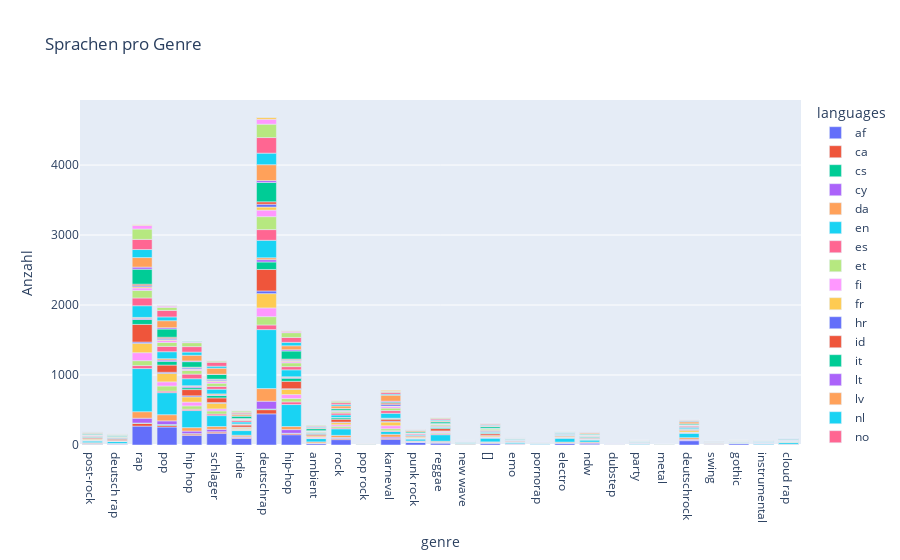

The notebook cell this image was saved under:
### Code cell
genre_languages_count = non_ger_df.explode('languages').groupby(['genre', 'languages']).size().reset_index(name='count')

fig = px.bar(genre_languages_count, x='genre', y='count', color='languages', title='Sprachen pro Genre',
             category_orders={'genre': df['genre'].unique()},
             labels={'count': 'Anzahl'})
fig.show()
fig.write_html("../images/language_per_genre.html")

### Figure 1 — Plotly figure (JSON) as saved in the notebook; plotly's stock layout.template omitted (floating-point values rounded to 4 significant figures)
{"data": [{"alignmentgroup": "True", "hovertemplate": "languages=af<br>genre=%{x}<br>Anzahl=%{y}<extra></extra>", "legendgroup": "af", "marker": {"color": "#636efa", "pattern": {"shape": ""}}, "name": "af", "offsetgroup": "af", "orientation": "v", "showlegend": true, "textposition": "auto", "type": "bar", "x": ["[]", "ambient", "cloud rap", "deutsch rap", "deutschrap", "deutschrock", "dubstep", "electro", "emo", "gothic", "hip hop", "hip-hop", "indie", "instrumental", "karneval", "metal", "ndw", "new wave", "party", "pop", "pop rock", "pornorap", "post-rock", "punk rock", "rap", "reggae", "rock", "schlager", "swing"], "xaxis": "x", "y": [26, 20, 6, 13, 445, 62, 2, 25, 7, 19, 137, 147, 95, 8, 82, 2, 16, 4, 4, 257, 2, 5, 9, 38, 270, 28, 77, 167, 9], "yaxis": "y"}, {"alignmentgroup": "True", "hovertemplate": "languages=ca<br>genre=%{x}<br>Anzahl=%{y}<extra></extra>", "legendgroup": "ca", "marker": {"color": "#EF553B", "pattern": {"shape": ""}}, "name": "ca", "offsetgroup": "ca", "orientation": "v", "showlegend": true, "textposition": "auto", "type": "bar", "x": ["[]", "ambient", "deutsch rap", "deutschrap", "deutschrock", "dubstep", "electro", "emo", "hip hop", "hip-hop", "indie", "instrumental", "karneval", "ndw", "party", "pop", "pornorap", "post-rock", "punk rock", "rap", "reggae", "rock", "schlager"], "xaxis": "x", "y": [4, 5, 2, 60, 2, 1, 1, 2, 19, 17, 10, 1, 13, 1, 1, 23, 2, 4, 2, 39, 5, 14, 19], "yaxis": "y"}, {"alignmentgroup": "True", "hovertemplate": "languages=cs<br>genre=%{x}<br>Anzahl=%{y}<extra></extra>", "legendgroup": "cs", "marker": {"color": "#00cc96", "pattern": {"shape": ""}}, "name": "cs", "offsetgroup": "cs", "orientation": "v", "showlegend": true, "textposition": "auto", "type": "bar", "x": ["[]", "deutsch rap", "deutschrap", "deutschrock", "dubstep", "gothic", "hip hop", "hip-hop", "indie", "party", "pop", "post-rock", "punk rock", "rap", "reggae", "rock", "schlager"], "xaxis": "x", "y": [2, 1, 9, 1, 1, 2, 7, 4, 2, 1, 13, 3, 1, 5, 1, 5, 3], "yaxis": "y"}, {"alignmentgroup": "True", "hovertemplate": "languages=cy<br>genre=%{x}<br>Anzahl=%{y}<extra></extra>", "legendgroup": "cy", "marker": {"color": "#ab63fa", "pattern": {"shape": ""}}, "name": "cy", "offsetgroup": "cy", "orientation": "v", "showlegend": true, "textposition": "auto", "type": "bar", "x": ["[]", "ambient", "cloud rap", "deutsch rap", "deutschrap", "deutschrock", "dubstep", "electro", "emo", "hip hop", "hip-hop", "indie", "karneval", "metal", "ndw", "new wave", "party", "pop", "pop rock", "pornorap", "post-rock", "punk rock", "rap", "reggae", "rock", "schlager", "swing"], "xaxis": "x", "y": [5, 2, 3, 3, 112, 16, 2, 5, 4, 36, 52, 11, 18, 1, 14, 2, 2, 52, 1, 1, 8, 9, 69, 7, 11, 35, 2], "yaxis": "y"}, {"alignmentgroup": "True", "hovertemplate": "languages=da<br>genre=%{x}<br>Anzahl=%{y}<extra></extra>", "legendgroup": "da", "marker": {"color": "#FFA15A", "pattern": {"shape": ""}}, "name": "da", "offsetgroup": "da", "orientation": "v", "showlegend": true, "textposition": "auto", "type": "bar", "x": ["[]", "ambient", "cloud rap", "deutsch rap", "deutschrap", "deutschrock", "dubstep", "electro", "emo", "gothic", "hip hop", "hip-hop", "indie", "karneval", "ndw", "new wave", "party", "pop", "pop rock", "pornorap", "post-rock", "punk rock", "rap", "reggae", "rock", "schlager", "swing"], "xaxis": "x", "y": [8, 18, 4, 4, 180, 24, 1, 11, 6, 5, 49, 44, 22, 40, 11, 7, 2, 88, 1, 1, 10, 8, 93, 13, 31, 40, 4], "yaxis": "y"}, {"alignmentgroup": "True", "hovertemplate": "languages=en<br>genre=%{x}<br>Anzahl=%{y}<extra></extra>", "legendgroup": "en", "marker": {"color": "#19d3f3", "pattern": {"shape": ""}}, "name": "en", "offsetgroup": "en", "orientation": "v", "showlegend": true, "textposition": "auto", "type": "bar", "x": ["[]", "ambient", "cloud rap", "deutsch rap", "deutschrap", "deutschrock", "dubstep", "electro", "emo", "gothic", "hip hop", "hip-hop", "indie", "instrumental", "karneval", "metal", "ndw", "new wave", "party", "pop", "pop rock", "pornorap", "post-rock", "punk rock", "rap", "reggae", "rock", "schlager", "swing"], "xaxis": "x", "y": [54, 47, 24, 28, 843, 65, 2, 56, 22, 4, 244, 314, 66, 13, 41, 1, 28, 13, 8, 315, 1, 7, 23, 28, 616, 93, 93, 156, 3], "yaxis": "y"}, {"alignmentgroup": "True", "hovertemplate": "languages=es<br>genre=%{x}<br>Anzahl=%{y}<extra></extra>", "legendgroup": "es", "marker": {"color": "#FF6692", "pattern": {"shape": ""}}, "name": "es", "offsetgroup": "es", "orientation": "v", "showlegend": true, "textposition": "auto", "type": "bar", "x": ["[]", "ambient", "cloud rap", "deutsch rap", "deutschrap", "deutschrock", "electro", "emo", "hip hop", "hip-hop", "indie", "instrumental", "karneval", "party", "pop", "post-rock", "punk rock", "rap", "reggae", "rock", "schlager"], "xaxis": "x", "y": [3, 6, 2, 3, 66, 2, 3, 2, 19, 38, 5, 2, 10, 4, 22, 4, 3, 43, 13, 12, 23], "yaxis": "y"}, {"alignmentgroup": "True", "hovertemplate": "languages=et<br>genre=%{x}<br>Anzahl=%{y}<extra></extra>", "legendgroup": "et", "marker": {"color": "#B6E880", "pattern": {"shape": ""}}, "name": "et", "offsetgroup": "et", "orientation": "v", "showlegend": true, "textposition": "auto", "type": "bar", "x": ["[]", "ambient", "cloud rap", "deutsch rap", "deutschrap", "deutschrock", "electro", "emo", "gothic", "hip hop", "hip-hop", "indie", "karneval", "metal", "ndw", "new wave", "party", "pop", "pop rock", "pornorap", "post-rock", "punk rock", "rap", "reggae", "rock", "schlager", "swing"], "xaxis": "x", "y": [6, 4, 7, 4, 119, 6, 7, 1, 2, 48, 49, 14, 29, 1, 11, 3, 4, 73, 1, 4, 9, 7, 70, 14, 25, 44, 1], "yaxis": "y"}, {"alignmentgroup": "True", "hovertemplate": "languages=fi<br>genre=%{x}<br>Anzahl=%{y}<extra></extra>", "legendgroup": "fi", "marker": {"color": "#FF97FF", "pattern": {"shape": ""}}, "name": "fi", "offsetgroup": "fi", "orientation": "v", "showlegend": true, "textposition": "auto", "type": "bar", "x": ["[]", "ambient", "cloud rap", "deutsch rap", "deutschrap", "deutschrock", "dubstep", "electro", "emo", "gothic", "hip hop", "hip-hop", "indie", "instrumental", "karneval", "ndw", "new wave", "party", "pop", "post-rock", "punk rock", "rap", "reggae", "rock", "schlager", "swing"], "xaxis": "x", "y": [8, 11, 5, 2, 125, 6, 1, 4, 3, 1, 54, 56, 9, 4, 43, 4, 2, 3, 59, 2, 4, 114, 13, 22, 29, 1], "yaxis": "y"}, {"alignmentgroup": "True", "hovertemplate": "languages=fr<br>genre=%{x}<br>Anzahl=%{y}<extra></extra>", "legendgroup": "fr", "marker": {"color": "#FECB52", "pattern": {"shape": ""}}, "name": "fr", "offsetgroup": "fr", "orientation": "v", "showlegend": true, "textposition": "auto", "type": "bar", "x": ["[]", "ambient", "cloud rap", "deutsch rap", "deutschrap", "deutschrock", "dubstep", "electro", "emo", "gothic", "hip hop", "hip-hop", "indie", "instrumental", "karneval", "ndw", "new wave", "party", "pop", "pop rock", "pornorap", "post-rock", "punk rock", "rap", "reggae", "rock", "schlager", "swing"], "xaxis": "x", "y": [15, 19, 4, 3, 204, 24, 1, 13, 6, 3, 75, 76, 19, 5, 52, 4, 5, 5, 121, 2, 3, 14, 15, 134, 11, 30, 81, 6], "yaxis": "y"}, {"alignmentgroup": "True", "hovertemplate": "languages=hr<br>genre=%{x}<br>Anzahl=%{y}<extra></extra>", "legendgroup": "hr", "marker": {"color": "#636efa", "pattern": {"shape": ""}}, "name": "hr", "offsetgroup": "hr", "orientation": "v", "showlegend": true, "textposition": "auto", "type": "bar", "x": ["[]", "ambient", "deutsch rap", "deutschrap", "deutschrock", "emo", "gothic", "hip hop", "hip-hop", "indie", "karneval", "ndw", "new wave", "party", "pop", "post-rock", "punk rock", "rap", "reggae", "rock", "schlager"], "xaxis": "x", "y": [5, 1, 1, 38, 1, 1, 1, 15, 7, 3, 12, 5, 2, 1, 16, 3, 2, 18, 3, 7, 9], "yaxis": "y"}, {"alignmentgroup": "True", "hovertemplate": "languages=id<br>genre=%{x}<br>Anzahl=%{y}<extra></extra>", "legendgroup": "id", "marker": {"color": "#EF553B", "pattern": {"shape": ""}}, "name": "id", "offsetgroup": "id", "orientation": "v", "showlegend": true, "textposition": "auto", "type": "bar", "x": ["[]", "ambient", "deutsch rap", "deutschrap", "deutschrock", "dubstep", "electro", "emo", "gothic", "hip hop", "hip-hop", "indie", "instrumental", "karneval", "metal", "ndw", "new wave", "party", "pop", "pop rock", "pornorap", "post-rock", "punk rock", "rap", "reggae", "rock", "schlager", "swing"], "xaxis": "x", "y": [24, 20, 20, 307, 14, 1, 10, 9, 3, 89, 106, 29, 2, 29, 1, 8, 2, 4, 103, 1, 1, 12, 14, 252, 34, 41, 67, 3], "yaxis": "y"}, {"alignmentgroup": "True", "hovertemplate": "languages=it<br>genre=%{x}<br>Anzahl=%{y}<extra></extra>", "legendgroup": "it", "marker": {"color": "#00cc96", "pattern": {"shape": ""}}, "name": "it", "offsetgroup": "it", "orientation": "v", "showlegend": true, "textposition": "auto", "type": "bar", "x": ["[]", "ambient", "cloud rap", "deutsch rap", "deutschrap", "deutschrock", "electro", "emo", "gothic", "hip hop", "hip-hop", "indie", "instrumental", "karneval", "ndw", "new wave", "party", "pop", "pornorap", "post-rock", "rap", "reggae", "rock", "schlager", "swing"], "xaxis": "x", "y": [12, 8, 2, 4, 107, 7, 3, 4, 3, 27, 44, 10, 2, 8, 13, 3, 4, 54, 4, 12, 70, 15, 22, 34, 2], "yaxis": "y"}, {"alignmentgroup": "True", "hovertemplate": "languages=lt<br>genre=%{x}<br>Anzahl=%{y}<extra></extra>", "legendgroup": "lt", "marker": {"color": "#ab63fa", "pattern": {"shape": ""}}, "name": "lt", "offsetgroup": "lt", "orientation": "v", "showlegend": true, "textposition": "auto", "type": "bar", "x": ["[]", "cloud rap", "deutschrap", "deutschrock", "electro", "emo", "gothic", "hip hop", "hip-hop", "indie", "karneval", "pop", "rap", "reggae", "rock", "schlager"], "xaxis": "x", "y": [1, 1, 33, 2, 1, 2, 2, 19, 12, 2, 3, 18, 17, 1, 1, 9], "yaxis": "y"}, {"alignmentgroup": "True", "hovertemplate": "languages=lv<br>genre=%{x}<br>Anzahl=%{y}<extra></extra>", "legendgroup": "lv", "marker": {"color": "#FFA15A", "pattern": {"shape": ""}}, "name": "lv", "offsetgroup": "lv", "orientation": "v", "showlegend": true, "textposition": "auto", "type": "bar", "x": ["[]", "deutschrap", "deutschrock", "electro", "gothic", "hip hop", "hip-hop", "indie", "karneval", "ndw", "party", "pop", "pornorap", "post-rock", "punk rock", "rap", "reggae", "rock", "schlager", "swing"], "xaxis": "x", "y": [6, 27, 1, 1, 3, 9, 9, 4, 3, 1, 2, 19, 1, 3, 1, 13, 1, 3, 14, 1], "yaxis": "y"}, {"alignmentgroup": "True", "hovertemplate": "languages=nl<br>genre=%{x}<br>Anzahl=%{y}<extra></extra>", "legendgroup": "nl", "marker": {"color": "#19d3f3", "pattern": {"shape": ""}}, "name": "nl", "offsetgroup": "nl", "orientation": "v", "showlegend": true, "textposition": "auto", "type": "bar", "x": ["[]", "ambient", "cloud rap", "deutsch rap", "deutschrap", "deutschrock", "electro", "emo", "gothic", "hip hop", "hip-hop", "indie", "instrumental", "karneval", "metal", "ndw", "new wave", "party", "pop", "pop rock", "pornorap", "post-rock", "punk rock", "rap", "reggae", "rock", "schlager", "swing"], "xaxis": "x", "y": [16, 9, 2, 9, 250, 20, 13, 4, 4, 100, 99, 28, 6, 70, 1, 6, 4, 4, 100, 1, 1, 7, 12, 167, 12, 35, 67, 6], "yaxis": "y"}, {"alignmentgroup": "True", "hovertemplate": "languages=no<br>genre=%{x}<br>Anzahl=%{y}<extra></extra>", "legendgroup": "no", "marker": {"color": "#FF6692", "pattern": {"shape": ""}}, "name": "no", "offsetgroup": "no", "orientation": "v", "showlegend": true, "textposition": "auto", "type": "bar", "x": ["[]", "ambient", "deutsch rap", "deutschrap", "deutschrock", "dubstep", "electro", "emo", "gothic", "hip hop", "hip-hop", "indie", "instrumental", "karneval", "metal", "ndw", "new wave", "pop", "pop rock", "pornorap", "post-rock", "punk rock", "rap", "reggae", "rock", "schlager", "swing"], "xaxis": "x", "y": [14, 9, 10, 153, 17, 1, 5, 3, 4, 66, 46, 22, 2, 39, 1, 6, 2, 76, 1, 4, 9, 13, 111, 11, 27, 40, 3], "yaxis": "y"}, {"alignmentgroup": "True", "hovertemplate": "languages=pl<br>genre=%{x}<br>Anzahl=%{y}<extra></extra>", "legendgroup": "pl", "marker": {"color": "#B6E880", "pattern": {"shape": ""}}, "name": "pl", "offsetgroup": "pl", "orientation": "v", "showlegend": true, "textposition": "auto", "type": "bar", "x": ["[]", "ambient", "cloud rap", "deutsch rap", "deutschrap", "deutschrock", "electro", "emo", "gothic", "hip hop", "hip-hop", "indie", "instrumental", "karneval", "metal", "ndw", "new wave", "party", "pop", "post-rock", "punk rock", "rap", "reggae", "rock", "schlager", "swing"], "xaxis": "x", "y": [19, 13, 6, 8, 185, 8, 4, 2, 1, 53, 54, 11, 5, 36, 1, 12, 3, 1, 56, 2, 10, 108, 18, 17, 46, 2], "yaxis": "y"}, {"alignmentgroup": "True", "hovertemplate": "languages=pt<br>genre=%{x}<br>Anzahl=%{y}<extra></extra>", "legendgroup": "pt", "marker": {"color": "#FF97FF", "pattern": {"shape": ""}}, "name": "pt", "offsetgroup": "pt", "orientation": "v", "showlegend": true, "textposition": "auto", "type": "bar", "x": ["[]", "ambient", "cloud rap", "deutsch rap", "deutschrap", "deutschrock", "electro", "emo", "hip hop", "hip-hop", "indie", "karneval", "ndw", "new wave", "party", "pop", "pornorap", "post-rock", "punk rock", "rap", "reggae", "rock", "schlager", "swing"], "xaxis": "x", "y": [6, 7, 2, 6, 93, 7, 3, 1, 17, 21, 8, 25, 2, 1, 1, 29, 1, 4, 5, 35, 3, 7, 24, 1], "yaxis": "y"}, {"alignmentgroup": "True", "hovertemplate": "languages=ro<br>genre=%{x}<br>Anzahl=%{y}<extra></extra>", "legendgroup": "ro", "marker": {"color": "#FECB52", "pattern": {"shape": ""}}, "name": "ro", "offsetgroup": "ro", "orientation": "v", "showlegend": true, "textposition": "auto", "type": "bar", "x": ["[]", "ambient", "cloud rap", "deutschrap", "deutschrock", "hip hop", "hip-hop", "indie", "karneval", "ndw", "new wave", "pop", "post-rock", "punk rock", "rap", "reggae", "rock", "schlager"], "xaxis": "x", "y": [3, 2, 1, 44, 2, 6, 14, 2, 4, 3, 2, 12, 5, 2, 17, 3, 4, 13], "yaxis": "y"}, {"alignmentgroup": "True", "hovertemplate": "languages=sk<br>genre=%{x}<br>Anzahl=%{y}<extra></extra>", "legendgroup": "sk", "marker": {"color": "#636efa", "pattern": {"shape": ""}}, "name": "sk", "offsetgroup": "sk", "orientation": "v", "showlegend": true, "textposition": "auto", "type": "bar", "x": ["[]", "ambient", "cloud rap", "deutsch rap", "deutschrap", "electro", "emo", "hip hop", "hip-hop", "indie", "instrumental", "karneval", "ndw", "new wave", "party", "pop", "post-rock", "rap", "reggae", "rock", "schlager"], "xaxis": "x", "y": [2, 2, 3, 1, 40, 2, 2, 17, 9, 4, 5, 23, 1, 1, 2, 17, 3, 16, 5, 8, 17], "yaxis": "y"}, {"alignmentgroup": "True", "hovertemplate": "languages=sl<br>genre=%{x}<br>Anzahl=%{y}<extra></extra>", "legendgroup": "sl", "marker": {"color": "#EF553B", "pattern": {"shape": ""}}, "name": "sl", "offsetgroup": "sl", "orientation": "v", "showlegend": true, "textposition": "auto", "type": "bar", "x": ["[]", "ambient", "cloud rap", "deutsch rap", "deutschrap", "deutschrock", "emo", "hip hop", "hip-hop", "indie", "karneval", "metal", "party", "pop", "post-rock", "rap", "reggae", "rock", "schlager"], "xaxis": "x", "y": [1, 2, 1, 2, 35, 3, 1, 6, 10, 3, 19, 1, 1, 17, 3, 21, 3, 4, 4], "yaxis": "y"}, {"alignmentgroup": "True", "hovertemplate": "languages=so<br>genre=%{x}<br>Anzahl=%{y}<extra></extra>", "legendgroup": "so", "marker": {"color": "#00cc96", "pattern": {"shape": ""}}, "name": "so", "offsetgroup": "so", "orientation": "v", "showlegend": true, "textposition": "auto", "type": "bar", "x": ["[]", "ambient", "cloud rap", "deutsch rap", "deutschrap", "deutschrock", "electro", "emo", "gothic", "hip hop", "hip-hop", "indie", "instrumental", "karneval", "ndw", "party", "pop", "pop rock", "pornorap", "post-rock", "punk rock", "rap", "reggae", "rock", "schlager", "swing"], "xaxis": "x", "y": [23, 28, 11, 13, 276, 14, 8, 7, 1, 79, 115, 34, 2, 14, 12, 3, 117, 2, 1, 10, 16, 214, 23, 23, 67, 7], "yaxis": "y"}, {"alignmentgroup": "True", "hovertemplate": "languages=sq<br>genre=%{x}<br>Anzahl=%{y}<extra></extra>", "legendgroup": "sq", "marker": {"color": "#ab63fa", "pattern": {"shape": ""}}, "name": "sq", "offsetgroup": "sq", "orientation": "v", "showlegend": true, "textposition": "auto", "type": "bar", "x": ["[]", "ambient", "cloud rap", "deutschrap", "electro", "hip hop", "hip-hop", "indie", "karneval", "ndw", "new wave", "party", "pop", "rap", "reggae", "rock", "schlager"], "xaxis": "x", "y": [5, 6, 2, 27, 3, 10, 18, 3, 13, 1, 1, 1, 19, 30, 6, 4, 3], "yaxis": "y"}, {"alignmentgroup": "True", "hovertemplate": "languages=sv<br>genre=%{x}<br>Anzahl=%{y}<extra></extra>", "legendgroup": "sv", "marker": {"color": "#FFA15A", "pattern": {"shape": ""}}, "name": "sv", "offsetgroup": "sv", "orientation": "v", "showlegend": true, "textposition": "auto", "type": "bar", "x": ["[]", "ambient", "cloud rap", "deutsch rap", "deutschrap", "deutschrock", "dubstep", "electro", "emo", "gothic", "hip hop", "hip-hop", "indie", "instrumental", "karneval", "ndw", "new wave", "party", "pop", "pop rock", "pornorap", "post-rock", "punk rock", "rap", "reggae", "rock", "schlager", "swing"], "xaxis": "x", "y": [8, 11, 5, 5, 227, 26, 1, 5, 6, 4, 81, 57, 24, 3, 86, 13, 4, 2, 100, 2, 2, 11, 18, 136, 12, 35, 86, 4], "yaxis": "y"}, {"alignmentgroup": "True", "hovertemplate": "languages=sw<br>genre=%{x}<br>Anzahl=%{y}<extra></extra>", "legendgroup": "sw", "marker": {"color": "#19d3f3", "pattern": {"shape": ""}}, "name": "sw", "offsetgroup": "sw", "orientation": "v", "showlegend": true, "textposition": "auto", "type": "bar", "x": ["[]", "ambient", "cloud rap", "deutsch rap", "deutschrap", "deutschrock", "electro", "emo", "gothic", "hip hop", "hip-hop", "indie", "instrumental", "karneval", "ndw", "new wave", "party", "pop", "pornorap", "post-rock", "punk rock", "rap", "reggae", "rock", "schlager", "swing"], "xaxis": "x", "y": [9, 13, 1, 6, 165, 10, 3, 3, 2, 46, 49, 8, 2, 15, 6, 2, 1, 54, 1, 5, 5, 115, 13, 20, 29, 1], "yaxis": "y"}, {"alignmentgroup": "True", "hovertemplate": "languages=tl<br>genre=%{x}<br>Anzahl=%{y}<extra></extra>", "legendgroup": "tl", "marker": {"color": "#FF6692", "pattern": {"shape": ""}}, "name": "tl", "offsetgroup": "tl", "orientation": "v", "showlegend": true, "textposition": "auto", "type": "bar", "x": ["[]", "ambient", "cloud rap", "deutsch rap", "deutschrap", "deutschrock", "electro", "emo", "gothic", "hip hop", "hip-hop", "indie", "instrumental", "karneval", "metal", "ndw", "new wave", "party", "pop", "pornorap", "post-rock", "punk rock", "rap", "reggae", "rock", "schlager", "swing"], "xaxis": "x", "y": [12, 10, 2, 5, 223, 12, 4, 1, 1, 78, 70, 18, 2, 25, 1, 7, 1, 4, 93, 3, 7, 5, 145, 17, 26, 56, 1], "yaxis": "y"}, {"alignmentgroup": "True", "hovertemplate": "languages=tr<br>genre=%{x}<br>Anzahl=%{y}<extra></extra>", "legendgroup": "tr", "marker": {"color": "#B6E880", "pattern": {"shape": ""}}, "name": "tr", "offsetgroup": "tr", "orientation": "v", "showlegend": true, "textposition": "auto", "type": "bar", "x": ["[]", "ambient", "cloud rap", "deutsch rap", "deutschrap", "deutschrock", "dubstep", "electro", "emo", "gothic", "hip hop", "hip-hop", "indie", "instrumental", "karneval", "metal", "ndw", "party", "pop", "pornorap", "post-rock", "punk rock", "rap", "reggae", "rock", "schlager"], "xaxis": "x", "y": [11, 12, 2, 5, 191, 6, 1, 4, 3, 2, 56, 68, 20, 2, 13, 2, 2, 2, 44, 1, 6, 1, 148, 14, 22, 17], "yaxis": "y"}, {"alignmentgroup": "True", "hovertemplate": "languages=vi<br>genre=%{x}<br>Anzahl=%{y}<extra></extra>", "legendgroup": "vi", "marker": {"color": "#FF97FF", "pattern": {"shape": ""}}, "name": "vi", "offsetgroup": "vi", "orientation": "v", "showlegend": true, "textposition": "auto", "type": "bar", "x": ["[]", "cloud rap", "deutsch rap", "deutschrap", "deutschrock", "dubstep", "emo", "hip hop", "hip-hop", "indie", "karneval", "ndw", "new wave", "party", "pop", "pornorap", "post-rock", "rap", "reggae", "rock", "schlager"], "xaxis": "x", "y": [5, 1, 3, 70, 4, 1, 1, 10, 20, 6, 3, 1, 1, 1, 18, 1, 1, 52, 3, 10, 8], "yaxis": "y"}, {"alignmentgroup": "True", "hovertemplate": "languages=hu<br>genre=%{x}<br>Anzahl=%{y}<extra></extra>", "legendgroup": "hu", "marker": {"color": "#FECB52", "pattern": {"shape": ""}}, "name": "hu", "offsetgroup": "hu", "orientation": "v", "showlegend": true, "textposition": "auto", "type": "bar", "x": ["ambient", "deutsch rap", "deutschrap", "deutschrock", "electro", "gothic", "hip hop", "hip-hop", "indie", "karneval", "party", "pop", "post-rock", "rap", "reggae", "rock", "schlager"], "xaxis": "x", "y": [1, 1, 28, 1, 1, 1, 5, 10, 2, 13, 1, 8, 2, 8, 2, 4, 3], "yaxis": "y"}, {"alignmentgroup": "True", "hovertemplate": "languages=ru<br>genre=%{x}<br>Anzahl=%{y}<extra></extra>", "legendgroup": "ru", "marker": {"color": "#636efa", "pattern": {"shape": ""}}, "name": "ru", "offsetgroup": "ru", "orientation": "v", "showlegend": true, "textposition": "auto", "type": "bar", "x": ["cloud rap", "deutschrap", "deutschrock", "hip hop"], "xaxis": "x", "y": [1, 1, 1, 5], "yaxis": "y"}, {"alignmentgroup": "True", "hovertemplate": "languages=mk<br>genre=%{x}<br>Anzahl=%{y}<extra></extra>", "legendgroup": "mk", "marker": {"color": "#EF553B", "pattern": {"shape": ""}}, "name": "mk", "offsetgroup": "mk", "orientation": "v", "showlegend": true, "textposition": "auto", "type": "bar", "x": ["deutschrock", "hip hop"], "xaxis": "x", "y": [1, 1], "yaxis": "y"}, {"alignmentgroup": "True", "hovertemplate": "languages=bg<br>genre=%{x}<br>Anzahl=%{y}<extra></extra>", "legendgroup": "bg", "marker": {"color": "#00cc96", "pattern": {"shape": ""}}, "name": "bg", "offsetgroup": "bg", "orientation": "v", "showlegend": true, "textposition": "auto", "type": "bar", "x": ["hip hop"], "xaxis": "x", "y": [3], "yaxis": "y"}, {"alignmentgroup": "True", "hovertemplate": "languages=ja<br>genre=%{x}<br>Anzahl=%{y}<extra></extra>", "legendgroup": "ja", "marker": {"color": "#ab63fa", "pattern": {"shape": ""}}, "name": "ja", "offsetgroup": "ja", "orientation": "v", "showlegend": true, "textposition": "auto", "type": "bar", "x": ["hip-hop", "post-rock"], "xaxis": "x", "y": [1, 1], "yaxis": "y"}, {"alignmentgroup": "True", "hovertemplate": "languages=el<br>genre=%{x}<br>Anzahl=%{y}<extra></extra>", "legendgroup": "el", "marker": {"color": "#FFA15A", "pattern": {"shape": ""}}, "name": "el", "offsetgroup": "el", "orientation": "v", "showlegend": true, "textposition": "auto", "type": "bar", "x": ["pop"], "xaxis": "x", "y": [1], "yaxis": "y"}], "layout": {"barmode": "relative", "legend": {"title": {"text": "languages"}, "tracegroupgap": 0}, "title": {"text": "Sprachen pro Genre"}, "xaxis": {"anchor": "y", "categoryarray": ["post-rock", "deutsch rap", "rap", "pop", "hip hop", "schlager", "indie", "deutschrap", "hip-hop", "ambient", null, "rock", "pop rock", "karneval", "punk rock", "reggae", "new wave", "[]", "emo", "pornorap", "electro", "ndw", "dubstep", "party", "metal", "deutschrock", "swing", "gothic", "instrumental", "cloud rap"], "categoryorder": "array", "domain": [0, 1], "title": {"text": "genre"}}, "yaxis": {"anchor": "x", "domain": [0, 1], "title": {"text": "Anzahl"}}}}
